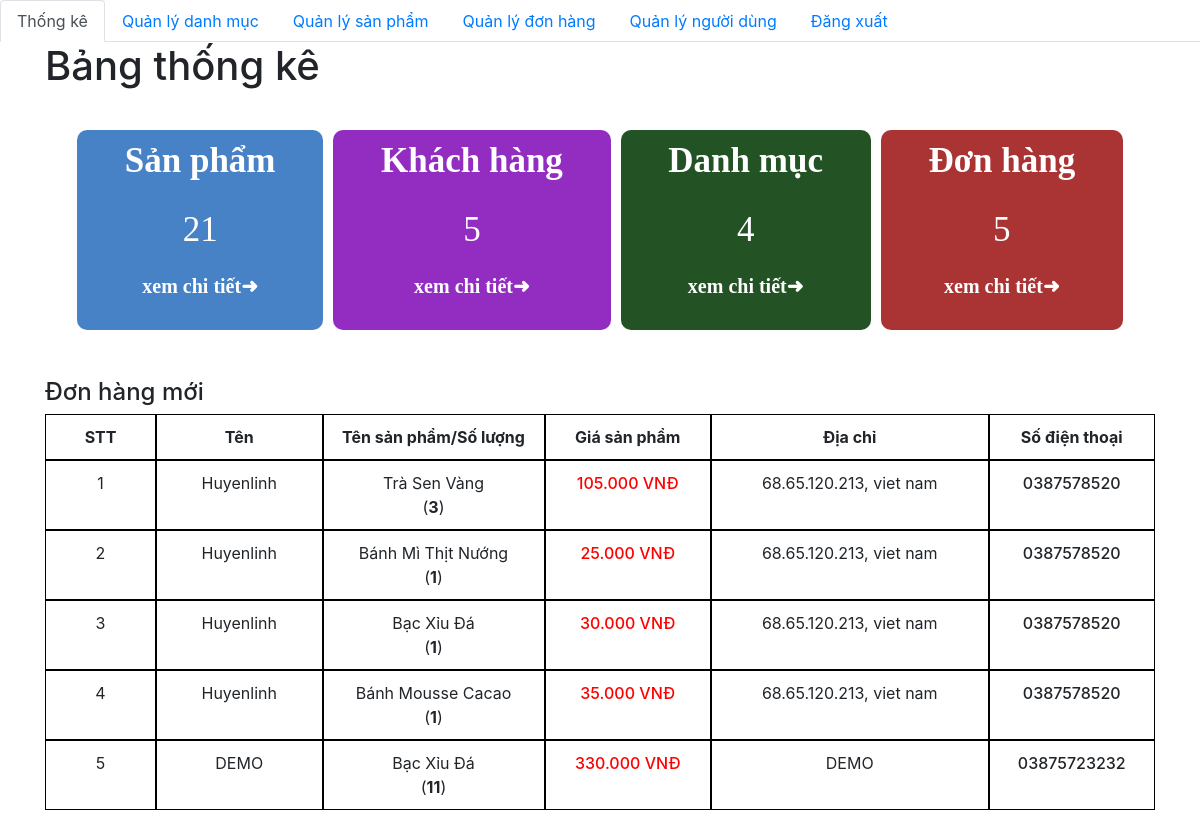
The app's page /admin/index.php with its own data.
### tables this page shows
CREATE TABLE `order_details` (
    `id` int(11) NOT NULL,
    `order_id` int(11) NOT NULL,
    `product_id` int(11) NOT NULL,
    `id_user` int(11) NOT NULL,
    `num` int(11) NOT NULL,
    `price` float NOT NULL,
    `status` varchar(255) NOT NULL
  );

CREATE TABLE `orders` (
    `id` int(11) NOT NULL,
    `fullname` varchar(100) NOT NULL,
    `phone_number` varchar(20) NOT NULL,
    `email` varchar(150) NOT NULL,
    `address` varchar(200) NOT NULL,
    `note` varchar(255) DEFAULT NULL,
    `order_date` datetime DEFAULT NULL
  );

CREATE TABLE `product` (
    `id` int(11) NOT NULL,
    `title` varchar(200) NOT NULL,
    `price` float NOT NULL,
    `number` float NOT NULL,
    `thumbnail` varchar(500) NOT NULL,
    `content` longtext NOT NULL,
    `id_category` int(11) NOT NULL,
    `created_at` datetime DEFAULT NULL,
    `updated_at` datetime DEFAULT NULL
  );

### admin/database/dbhelper.php (called while the page is built, shortened)
<?php
function executeResult($sql)
{
	$con = mysqli_connect(HOST, USERNAME, PASSWORD, DATABASE);
	mysqli_set_charset($con, "utf8");
	$result = mysqli_query($con, $sql);
	$data   = [];
	while ($row = mysqli_fetch_array($result, 1)) {
		$data[] = $row;
	}
	return $data;
}

### admin/index.php (the view, shortened to what this page needs)
<?php
require_once('database/dbhelper.php');
?>
<!DOCTYPE html>
<html>
<head>
    <link rel="stylesheet" href="https://maxcdn.bootstrapcdn.com/bootstrap/4.4.1/css/bootstrap.min.css">
    <link href="https://cdn.jsdelivr.net/npm/summernote@0.8.18/dist/summernote.min.css" rel="stylesheet">
    <link rel="stylesheet" href="style.css">
</head>
<body>
    <div id="wrapper">
        <header>
            <ul class="nav nav-tabs">
                <li class="nav-item">
                    <a class="nav-link active" href="/coffeeshop/admin/index.php">Thống kê</a>
                </li>
                <li class="nav-item">
                    <a class="nav-link" href="/coffeeshop/admin/category/">Quản lý danh mục</a>
                </li>
                <li class="nav-item">
                    <a class="nav-link" href="/coffeeshop/admin/product/">Quản lý sản phẩm</a>
                </li>
                <li class="nav-item ">
                    <a class="nav-link " href="/coffeeshop/admin/dashboard.php">Quản lý đơn hàng</a>
                </li>
                <li class="nav-item ">
                    <a class="nav-link " href="/coffeeshop/admin/user">Quản lý người dùng</a>
                </li>
                <li class="nav-item ">
                    <a class="nav-link " href="/coffeeshop/index.php">Đăng xuất</a>
                </li>
            </ul>
        </header>
        <div class="container">
            <main>
                <h1>Bảng thống kê</h1>
                <section class="dashboard">
                    <div class="table">
                        <div class="sp">
                            <p>Sản phẩm</p>
                            <?php
                            $sql = "SELECT * FROM `product`";
                            $conn = mysqli_connect(HOST, USERNAME, PASSWORD, DATABASE);
                            $result = mysqli_query($conn, $sql);
                            echo '<span>' . mysqli_num_rows($result) . '</span>';
                            ?>
                            <p><a href="product/">xem chi tiết➜</a></p>
                        </div>
                        <div class="sp kh">
                            <p>Khách hàng</p>
                            <?php
                            $sql = "SELECT * FROM `user`";
                            $conn = mysqli_connect(HOST, USERNAME, PASSWORD, DATABASE);
                            $result = mysqli_query($conn, $sql);
                            echo '<span>' . mysqli_num_rows($result) . '</span>';
                            ?>
                            <p><a href="">xem chi tiết➜</a></p>
                        </div>
                        <div class="sp dm">
                            <p>Danh mục</p>
                            <?php
                            $sql = "SELECT * FROM `category`";
                            $conn = mysqli_connect(HOST, USERNAME, PASSWORD, DATABASE);
                            $result = mysqli_query($conn, $sql);
                            echo '<span>' . mysqli_num_rows($result) . '</span>';
                            ?>
                            <p><a href="category/">xem chi tiết➜</a></p>
                        </div>
                        <div class="sp dh">
                            <p>Đơn hàng</p>
                            <?php
                            $sql = "SELECT * FROM `order_details`";
                            $conn = mysqli_connect(HOST, USERNAME, PASSWORD, DATABASE);
                            $result = mysqli_query($conn, $sql);
                            echo '<span>' . mysqli_num_rows($result) . '</span>';
                            ?>
                            <p><a href="dashboard.php">xem chi tiết➜</a></p>
                        </div>
                    </div>
                </section>
                <section class="new-order">
                    <h4>Đơn hàng mới</h4>
                    <table>
                        <tr class="bold">
                            <td>STT</td>
                            <td>Tên</td>
                            <td>Tên sản phẩm/Số lượng</td>
                            <td>Giá sản phẩm</td>
                            <td>Địa chỉ</td>
                            <td>Số điện thoại</td>
                        </tr>
                        <?php
                            try {
                                if (isset($_GET['page'])) {
                                    $page = $_GET['page'];
                                } else {
                                    $page = 1;
                                }
                                $limit = 10;
                                $start = ($page - 1) * $limit;
                                $sql = "SELECT * from orders, order_details, product
                                where order_details.order_id=orders.id and product.id=order_details.product_id ORDER BY order_date DESC limit $start,$limit ";
                                $order_details_List = executeResult($sql);
                                $count = 0;
                                foreach ($order_details_List as $item) {
                                    echo '
                                        <tr style="text-align: center;">
                                            <td>' . (++$count) . '</td>
                                            <td>' . $item['fullname'] . '</td>
                                            <td>' . $item['title'] . '<br>(<strong>' . $item['num'] . '</strong>)</td>
                                            <td class="b-500 red">' . number_format($item['num'] * $item['price'], 0, ',', '.') . '<span> VNĐ</span></td>
                                            <td>' . $item['address'] . '</td>
                                            <td class="b-500">' . $item['phone_number'] . '</td>
                                        </tr>
                                    ';
                                }
                            } catch (Exception $e) {
                                die("Lỗi thực thi sql: " . $e->getMessage());
                            }
                            ?>
                    </table>
                </section>
            </main>
        </div>
    </div>
</body>
</html>

### admin/style.css (style rules this page uses)
.dashboard .table { padding: 2rem; display: grid; grid-column-gap: 10px; grid-template-columns: auto auto auto auto; }
.dashboard .table .sp { color: white; background-color: #4882c6; padding: 5px; border-radius: 10px; text-align: center; }
.dashboard .table .kh { background-color: #932dc2; }
.dashboard .table .dm { background-color: rgb(35, 83, 37); }
.dashboard .table .dh { background-color: rgb(170, 52, 52); }
.dashboard .table .sp>p { font-size: 35px; text-align: center; font-weight: bold; font-family: "Bebas Neue", cursive; }
.dashboard .table .sp span { text-align: center; font-size: 35px; padding: 2rem 0; font-family: "Bebas Neue", cursive; }
.dashboard .table .sp p>a { text-decoration: none; color: white; font-size: 20px; transition: all 0.3s; }
table { width: 100%; }
table tr { text-align: center; width: 100%; display: grid; grid-template-columns: 10% 15% 20% 15% 25% 15% ; }
table tr.bold { font-weight: bold; }
table tr td { padding: 10px 0; border: 1px solid black; }

### admin/index.php (style rules this page uses)
#wrapper { padding-bottom: 5rem; }
.b-500 { font-weight: 500; }
.red { color: red; }

### records on screen
order_details: order.fullname "Huyenlinh", product.title "Trà Sen Vàng", num "3", $item['num'] * $item['price'] "105.000", order.address "68.65.120.213, viet nam", order.phone_number "0387578520"
order_details: order.fullname "Huyenlinh", product.title "Bánh Mì Thịt Nướng", num "1", $item['num'] * $item['price'] "25.000", order.address "68.65.120.213, viet nam", order.phone_number "0387578520"
order_details: order.fullname "Huyenlinh", product.title "Bạc Xỉu Đá", num "1", $item['num'] * $item['price'] "30.000", order.address "68.65.120.213, viet nam", order.phone_number "0387578520"
order_details: order.fullname "Huyenlinh", product.title "Bánh Mousse Cacao", num "1", $item['num'] * $item['price'] "35.000", order.address "68.65.120.213, viet nam", order.phone_number "0387578520"
order_details: order.fullname "DEMO", product.title "Bạc Xỉu Đá", num "11", $item['num'] * $item['price'] "330.000", order.address "DEMO", order.phone_number "03875723232"

### other values on screen
mysqli_num_rows($result) "21"
mysqli_num_rows($result) "5"
mysqli_num_rows($result) "4"
